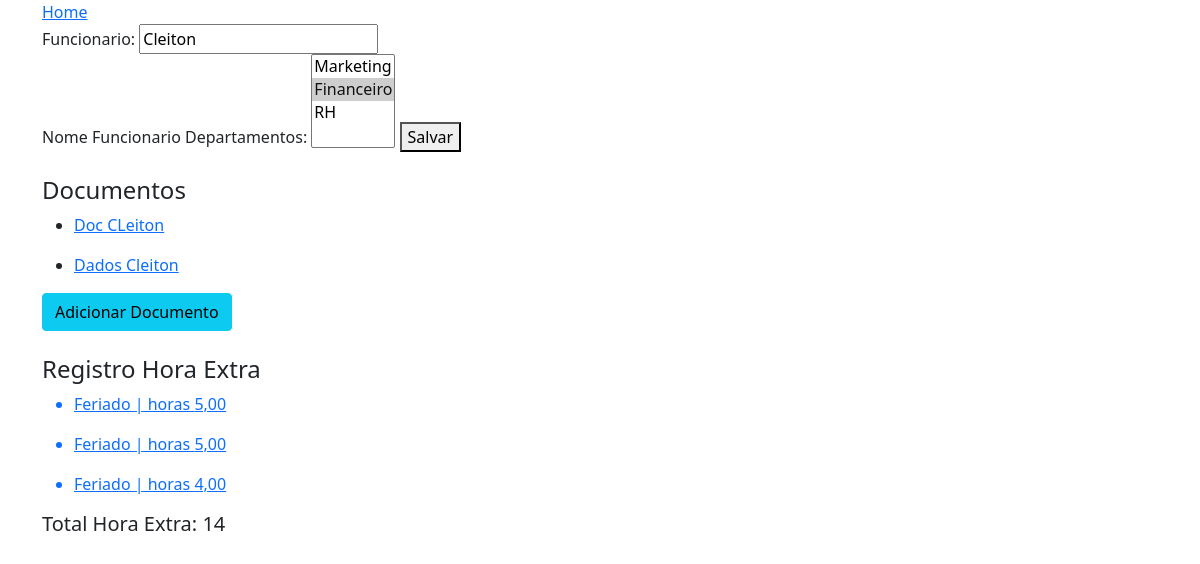
Before: /funcionarios/edit/4/ with the older database file.
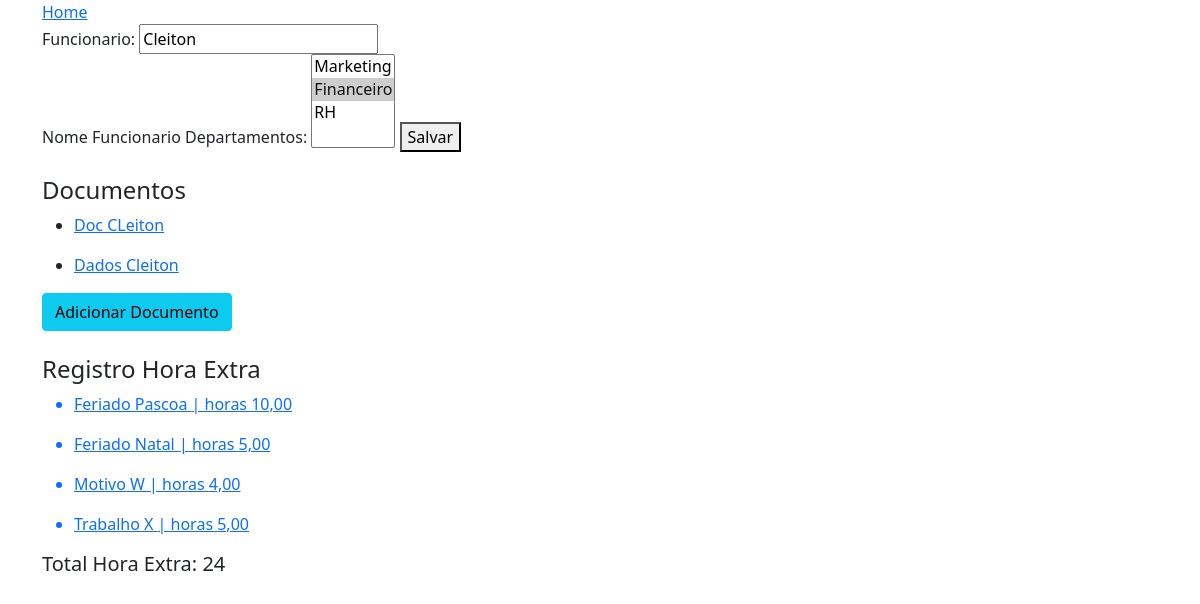
After: the same page with the newer database file.
### apps/documentos/models.py (models this page shows, shortened)
class Documento(models.Model):
    descricao = models.CharField('Descrição', max_length=70, help_text='Descrição do Documento')
    pertence = models.ForeignKey(Funcionario, on_delete=models.PROTECT)
    documento = models.FileField('Documento', upload_to='documentos')
    def __str__(self):
        return self.descricao

### apps/registro_hora_extra/models.py (models this page shows, shortened)
class RegistroHoraExtra(models.Model):
    motivo = models.CharField('Motivo', max_length=100, help_text='Motivo da Hora Extra')
    funcionario = models.ForeignKey(Funcionario, on_delete=models.PROTECT)
    horas = models.DecimalField(max_digits=5, decimal_places=2)

### apps/funcionarios/models.py (models this page shows, shortened)
class Funcionario(models.Model):
    nome = models.CharField('Funcionario', max_length=100, help_text='Nome Funcionario')
    user = models.OneToOneField(User, models.PROTECT)
    departamentos = models.ManyToManyField(Departamento) # um funcionario pode estar em vários departamentos
    empresa = models.ForeignKey(Empresa, on_delete=models.PROTECT, null=True, blank=True)
    @property
    def total_hora_extra(self):
        total = self.registrohoraextra_set.all().aggregate(Sum('horas'))['horas__sum']
        return total

### apps/departamentos/models.py (models this page shows, shortened)
class Departamento(models.Model):
    nome = models.CharField('Departamento', max_length=70)
    empresa = models.ForeignKey(Empresa, on_delete=models.PROTECT)
    def __str__(self):
        return self.nome

### apps/funcionarios/views.py (the view)
# urls.py: path('edit/<int:pk>/', FuncionarioUpdateView.as_view(), name='edit_funcionario'),
class FuncionarioUpdateView(UpdateView):
    model = Funcionario
    fields = ['nome', 'departamentos']
    template_name = 'funcionario_edit.html'

### apps/funcionarios/templates/funcionario_edit.html (shortened to what this page needs)
{% extends 'base.html' %}
{% load bootstrap %}
{% block main %}
    <form method="post">
        {{ form|bootstrap }}
        <button type="submit">Salvar</button>
    </form>
    <br>
    <h4>Documentos</h4>
    {% for documento in object.documento_set.all %}
        <ul>
            <li><a href="{{ documento.documento.url }}" target="_blank">{{ documento }}</a></li>
        </ul>
    {% endfor %}
    <a href="{% url 'create_documento' object.id %}" class="btn btn-info">Adicionar Documento</a>
    <br>
    <br>
    <h4>Registro Hora Extra</h4>
    {% for registro in object.registrohoraextra_set.all %}
        <ul>
            <a href="{% url 'edit_hora_extra' registro.id %}">
                <li>{{ registro.motivo }} | horas {{registro.horas}} </li>
            </a>
        </ul>
    {% endfor %}
    <h5>Total Hora Extra: {{ object.total_hora_extra }}</h5>
{% endblock %}

Changed rows visible on the page:
computed for Funcionario "Cleiton": total_hora_extra "14" → "24"
changed RegistroHoraExtra: motivo "Feriado" → "Feriado Pascoa"; horas "5,00" → "10,00"
changed RegistroHoraExtra: motivo "Feriado" → "Feriado Natal"
changed RegistroHoraExtra: motivo "Feriado" → "Motivo W"
added RegistroHoraExtra: motivo "Trabalho X", horas "5,00"
